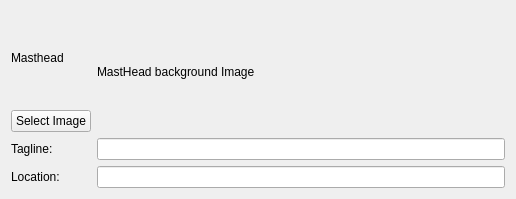
<?xml version="1.0" encoding="UTF-8"?>
<ui version="4.0">
 <class>WireGroupExtra</class>
 <widget class="QWidget" name="WireGroupExtra">
  <property name="geometry">
   <rect>
    <x>0</x>
    <y>0</y>
    <width>516</width>
    <height>199</height>
   </rect>
  </property>
  <property name="sizePolicy">
   <sizepolicy hsizetype="Expanding" vsizetype="Expanding">
    <horstretch>0</horstretch>
    <verstretch>0</verstretch>
   </sizepolicy>
  </property>
  <property name="windowTitle">
   <string>Form</string>
  </property>
  <layout class="QGridLayout" name="gridLayout">
   <item row="0" column="0">
    <widget class="QLabel" name="label_2">
     <property name="text">
      <string>Masthead</string>
     </property>
    </widget>
   </item>
   <item row="0" column="1" rowspan="2">
    <widget class="QLabel" name="label_masthead">
     <property name="text">
      <string>MastHead background Image</string>
     </property>
    </widget>
   </item>
   <item row="1" column="0">
    <widget class="QPushButton" name="pushButton_masthead">
     <property name="text">
      <string>Select Image</string>
     </property>
    </widget>
   </item>
   <item row="2" column="0">
    <widget class="QLabel" name="captionLabel">
     <property name="text">
      <string>Tagline:</string>
     </property>
    </widget>
   </item>
   <item row="2" column="1">
    <widget class="QLineEdit" name="lineEdit_Tagline"/>
   </item>
   <item row="3" column="0">
    <widget class="QLabel" name="label_12">
     <property name="text">
      <string>Location:</string>
     </property>
    </widget>
   </item>
   <item row="3" column="1">
    <widget class="QLineEdit" name="lineEdit_Location"/>
   </item>
  </layout>
 </widget>
 <resources/>
 <connections/>
</ui>
